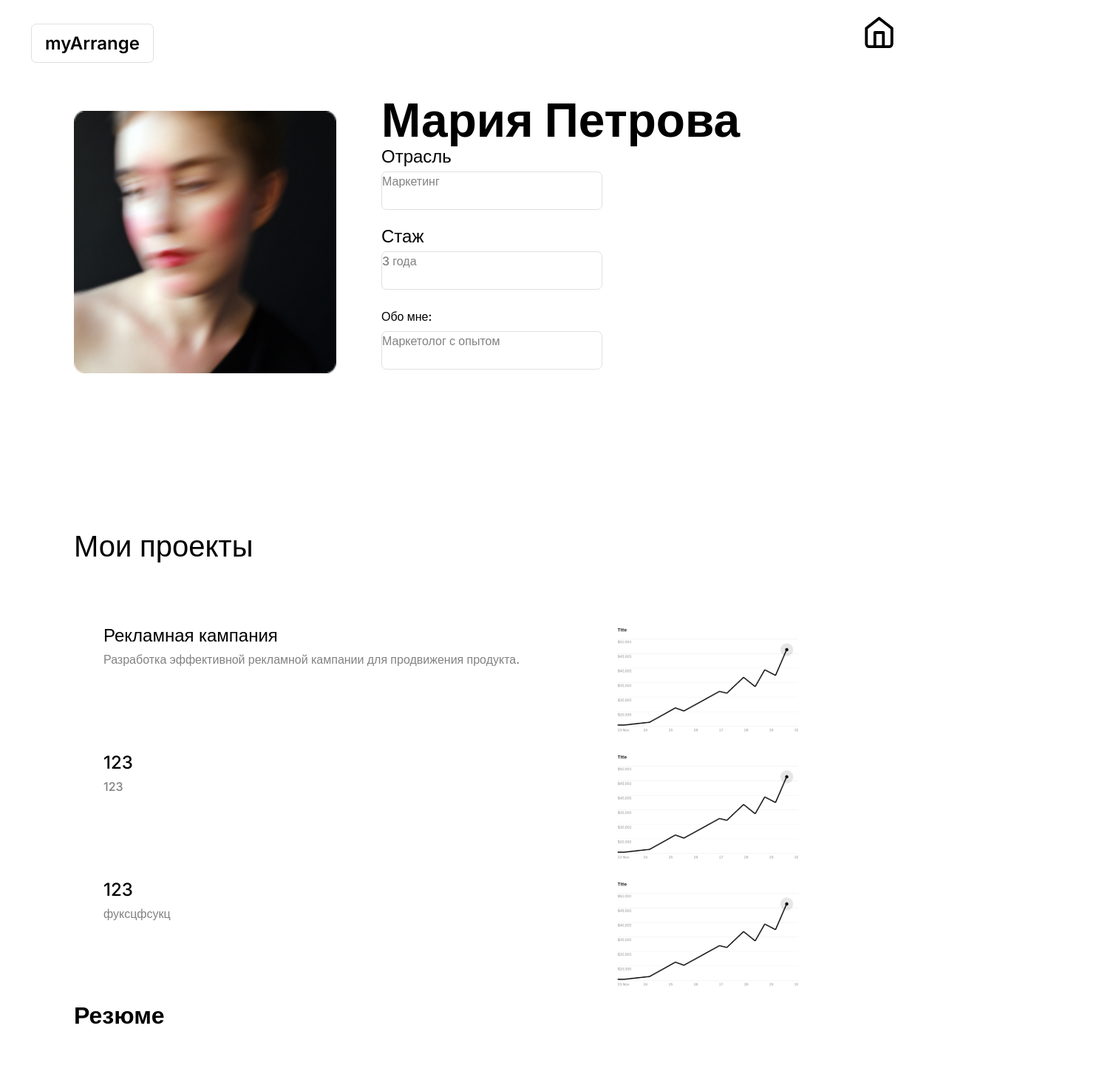
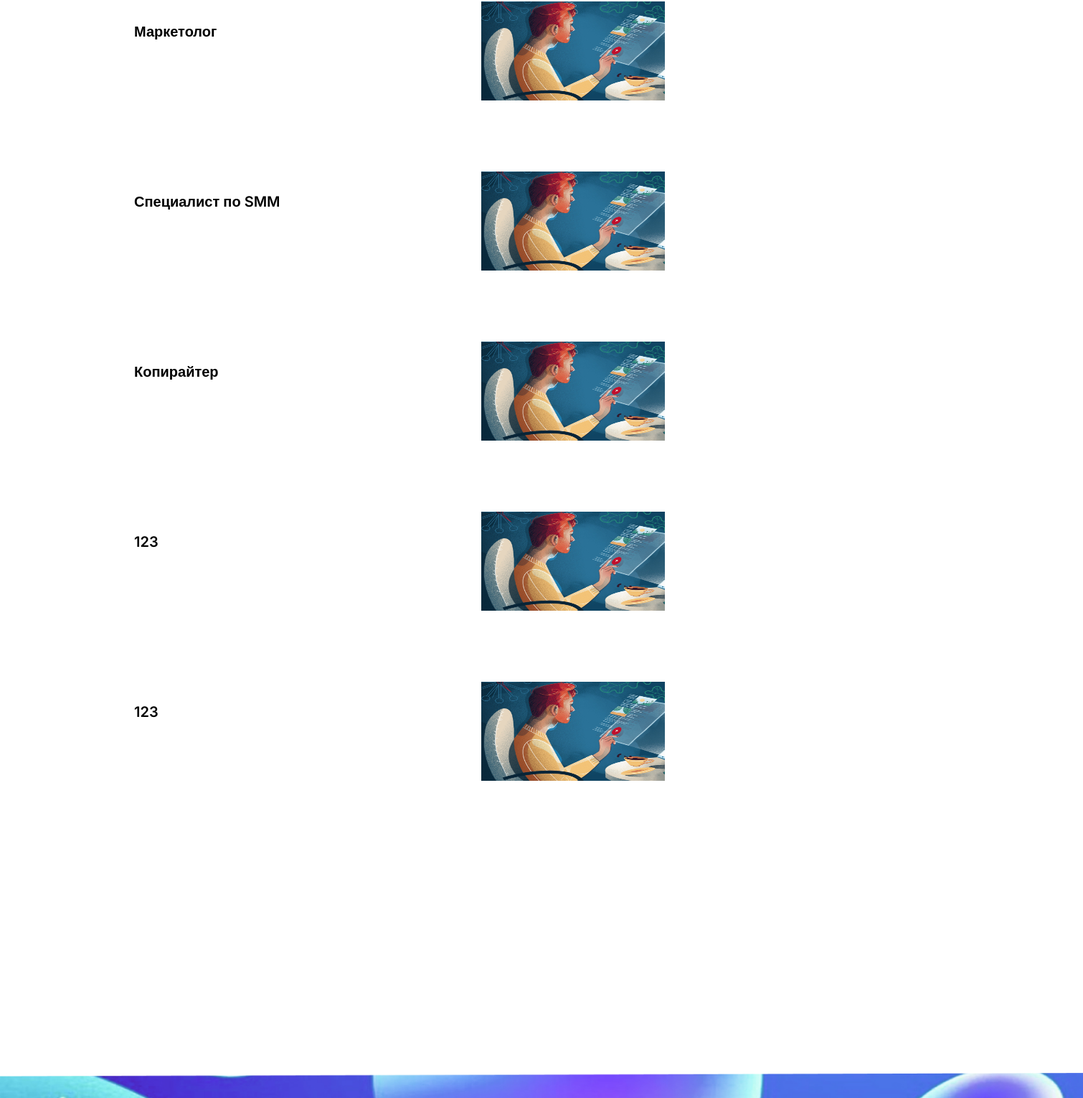
/profile/m.petrova@example.com, run on the app's committed database (2 pictures, top to bottom).
### data/users.py (models this page shows, shortened)
class User(SqlAlchemyBase, UserMixin, SerializerMixin):
    __tablename__ = 'users'
    projects = orm.relationship("Project", back_populates='user')
    id = sqlalchemy.Column(sqlalchemy.Integer,
                           primary_key=True, autoincrement=True)
    name = sqlalchemy.Column(sqlalchemy.String, nullable=True)
    surname = sqlalchemy.Column(sqlalchemy.String)
    nickname = sqlalchemy.Column(sqlalchemy.String, nullable=False)
    email = sqlalchemy.Column(sqlalchemy.String,
                              index=True, unique=True, nullable=True)
    hashed_password = sqlalchemy.Column(sqlalchemy.String, nullable=True)
    created_date = sqlalchemy.Column(sqlalchemy.DateTime,
                                     default=datetime.datetime.now)
    sphere = sqlalchemy.Column(sqlalchemy.String, default="Сфера не указана")
    role = sqlalchemy.Column(sqlalchemy.String, nullable=False)
    experience = sqlalchemy.Column(sqlalchemy.String, default="Стаж не указан")
    about = sqlalchemy.Column(sqlalchemy.String, default="Ничего о себе не рассказал")
    unique_id = sqlalchemy.Column(sqlalchemy.String)
    avatar_path = sqlalchemy.Column(sqlalchemy.String, nullable=True)

### data/projects.py (models this page shows)
class Project(SqlAlchemyBase, SerializerMixin):
    __tablename__ = "projects"
    id = sqlalchemy.Column(sqlalchemy.Integer,
                           primary_key=True, autoincrement=True)
    name = sqlalchemy.Column(sqlalchemy.String, nullable=False)
    sphere = sqlalchemy.Column(sqlalchemy.String)
    about = sqlalchemy.Column(sqlalchemy.String)
    files = sqlalchemy.Column(sqlalchemy.String, nullable=True)
    cover = sqlalchemy.Column(sqlalchemy.String, nullable=True)
    user_id = sqlalchemy.Column(sqlalchemy.Integer, sqlalchemy.ForeignKey("users.unique_id"), nullable=False)
    user = orm.relationship('User')

### data/vacancies.py (models this page shows)
class Resume(SqlAlchemyBase, SerializerMixin):
    __tablename__ = 'resumes'
    id = sqlalchemy.Column(sqlalchemy.Integer,
                           primary_key=True, autoincrement=True)
    name = sqlalchemy.Column(sqlalchemy.String, nullable=True, default="Название резюме")
    created_date = sqlalchemy.Column(sqlalchemy.DateTime,
                                     default=datetime.datetime.now)
    sphere = sqlalchemy.Column(sqlalchemy.String, default="Сфера резюме")
    experience = sqlalchemy.Column(sqlalchemy.String, default="Стаж резюме")
    about = sqlalchemy.Column(sqlalchemy.String, default="Описание резюме")
    requirements = sqlalchemy.Column(sqlalchemy.String, default="Требования к резюме")
    account_id = sqlalchemy.Column(sqlalchemy.String, nullable=False)

### main.py (the view, shortened to what this page needs)
@app.route('/profile/<string:unique_user_id>', methods=["GET", "POST"])
def profile(unique_user_id: str):
    session = db_session.create_session()
    user = session.query(User).filter(User.unique_id == unique_user_id).first()
    project_list = session.query(Project).filter(Project.user_id == unique_user_id)
    if user.role == "person":
        resum = session.query(Resume).filter(Resume.account_id == user.unique_id).all()
        if current_user.is_authenticated and current_user == user:
            upload_form = ProfileForm()
            return render_template("personprofile.html", project_list=project_list, user=user, form=upload_form, resumies=resum)
        return render_template("personprofile.html", project_list=project_list, user=user, resumies=resum)

### data/db_session.py (called while the page is built)
def create_session() -> Session:
    global __factory
    return __factory()

### templates/personprofile.html (shortened to what this page needs)
<!DOCTYPE html>
<html lang="ru">
	<head>
        <link href="{{ url_for('static', filename='css/style.css') }}" rel="stylesheet">
	</head>
	<body>
        <header class="personprofile-header">
			<a class="logo" href="{{ url_for('main_page_portfolio') }}">myArrange</a>
            <a class="home" href="organisationprofile.html">
                <img src="{{ url_for('static', filename='static_images/home.svg') }}" width="57" height="46" alt="Домой">
            </a>
        </header>
        <main class="personprofile-main">
            <form class="container" action="{{ url_for('update_profile') }}" method="POST" enctype="multipart/form-data">
                <div class="account">
                    <div class="personal">
                        <div class="avatar">
                            {% if user.avatar_path %}
                                <img src="{{ url_for('static', filename=user.avatar_path) }}" width="355" height="355" alt="Фото профиля">
                            {% else %}
                                <img src="{{ url_for('static', filename='static_images/unauthorised.jpg') }}" width="355" height="355" alt="Фото профиля">
                            {% endif %}
                        </div>
                        <div class="information">
                            <h1>{{ user.name }} {{ user.surname }}</h1>
                            {% if current_user.is_authenticated and current_user == user %}
                                <h3>Отрасль</h3>
                                {{ form.sphere(class="industry org-info", placeholder=user.sphere) }}
                                <h3>Стаж</h3>
                                {{ form.experience(class="experience org-info", placeholder=user.experience) }}
                                <h4>Обо мне:</h4>
                                {{ form.about(class="about-me org-info", value=user.about) }}
                            {% else %}
                                <h3>Отрасль</h3>
                                <p class="industry">{{ user.sphere }}</p>
                                <h3>Стаж</h3>
                                <p class="experience">{{ user.experience }}</p>
                                <h4>Обо мне:</h4>
                                <p class="about-me">{{ user.about }}</p>
                            {% endif %}
                        </div>
                    </div>
                    <section class="projects">
                        <div class="title">
                            <h2>Мои проекты</h2>
                        </div>
                        <ul>
                            {% for project in project_list %}
                                <li class="project">
                                    <a href="{{ url_for('project', unique_user_id=user.unique_id, project_id=project.id) }}">
                                        <h3>{{ project.name }}</h3>
                                        <p>{{ project.about }}</p>
                                    </a>
                                    <img src="{{ url_for('static', filename='static_images/grafic.svg') }}" width="245" height="148" alt="График">
                                </li>
                            {% endfor %}
                        </ul>
                    </section>
                </div>
                <div class="vacancies-main">
                    <div class="title">
                        <h1>Резюме</h1>
                    </div>
                    <ul class="vacancies-list">
                        {% for resume in resumies %}
                            <li class="vacancies-list-item">
                                <a class="vacancy" href="{{ url_for('resume', id=resume.id) }}">
                                    <div class="text">
                                        <h2>{{ resume.name }}</h2>
                                    </div>
                                    <div class="img">
                                        <img class="hidden-img" src="{{ url_for('static', filename='static_images/vacancy-preview.jpg') }}" width="456" height="378" alt="Превью вакансии">
                                    </div>
                                </a>
                            </li>
                        {% endfor %}
                    </ul>
                </div>
            </form>
        </main>
        <footer class="personprofile-footer"></footer>
    </body>
</html>

### static/css/style.css (style rules this page uses)
body { font-family: Inter, sans-serif; font-weight: 600; font-size: 16px; line-height: 150%; margin: 0; padding: 0; }
ul { list-style: none; }
body a { text-decoration: none; color:#000000; }
.logo { font-weight: 600; font-size: 24px; line-height: 16px; border: 1px solid #E0E0E0; border-radius: 7px; margin: 0; margin-right: 949px; padding: 11px 18px; }
h1 { font-size: 64px; font-weight: 400; }
h2 { font-weight: 600; font-size: 36px; line-height: 16px; }
.personprofile-footer { background-image: url("../static_images/profile-bottom.jpg"); background-repeat: no-repeat; background-position: bottom; background-size: 100% 35.5px; }
.container { width: 1440px; margin: 0 auto; }
h4 { font-weight: 600; }
h3 { font-size: 20px; }
.personprofile-main h1 { font-size: 64px; font-weight: bold; line-height: auto; }
.personprofile-main h3 { font-size: 24px; font-weight: 500; }
.personprofile-main p { font-weight: 500; color: #828282; }
h4 { font-weight: 500; }
.personprofile-main h2 { font-weight: 500; font-size: 40px; line-height: 150%; }
footer { margin: 0; padding: 48px 80px; display: flex; }
.hidden-img { width: 256px; height: 138px; }
header { padding-top: 21px; padding-right: 23px; padding-bottom: 24px; padding-left: 37px; margin: 0; margin-bottom: 30px; }
.personprofile-header { width: 1440px; margin: 0 auto; }
.personprofile-main { padding: 0; margin: 0; margin-left: 100px; margin-bottom: 247px; display: flex; }
.personprofile-main .personal { margin: 0; padding: 0; display: flex; padding-top: 53px; margin-bottom: 173px; margin-right: 100px; }
.personprofile-main .avatar { margin: 0; padding: 0; margin-right: 61px; }
.personprofile-main .avatar img { display: block; margin: 0; padding: 0; margin-bottom: 31px; }
.personprofile-main h1 { padding: 0; margin: 0; margin-bottom: 26px; }
.personprofile-main h3 { padding: 0; margin: 0; margin-bottom: 8px; }
.personprofile-main .personal p { border: 1px solid #E0E0E0; border-radius: 7px; }
.personprofile-main p { width: 297px; height: 50px; margin: 0; margin-bottom: 24px; }
.personprofile-main h4 { padding: 0; margin: 0; margin-bottom: 8px; }
.personprofile-main .title { display: flex; }
.personprofile-main h2 { margin: 0; margin-right: 100px; margin-bottom: 63px; padding: 0; display: block; }
.personprofile-main .project { margin: 0; padding: 0; margin-bottom: 24px; display: flex; width: 877px; justify-content: space-between; }
.personprofile-main .project:nth-last-child(1) { margin: 0; }
.personprofile-main .project a { margin: 0; padding: 0; margin-right: 74px; }
.personprofile-main .project p { margin: 0; padding: 0; width: 621px; }
.personprofile-footer { padding-bottom: 63.5; }
.vacancies-main { margin: 0; }
.vacancies-main .title { display: flex; margin-bottom: 83px; }
.vacancies-main h1 { font-weight: 600; line-height: 110%; font-size: 32px; margin: 0; margin-right: 10px; }
.vacancies-main h2 { font-weight: 600; font-size: 20px; line-height: 110%; margin-top: 31px; margin-bottom: 30px; }
.vacancies-main .vacancies-list { font-weight: 600; font-size: 16px; padding-left: 54px; }
.vacancies-main .vacancy { width: 740px; padding-left: 33px; display: flex; margin-bottom: 49px; justify-content: space-between; }
.vacancies-list-item img { display: block; margin-bottom: 25px; }
.vacancy .img { display: block; margin-bottom: 25px; margin-left: auto; }
.vacancies-list-item .vacancy { justify-content: space-between; }

### data on the page
User: avatar_path (picture), name "Мария", surname "Петрова", sphere "Маркетинг", experience "3 года", about "Маркетолог с опытом"
Project: name "Рекламная кампания", about "Разработка эффективной рекламной кампании для продвижения продукта."
Project: name "123", about "123"
Project: name "123", about "фуксцфсукц"
Resume: name "Маркетолог"
Resume: name "Специалист по SMM"
Resume: name "Копирайтер"
Resume: name "123"
Resume: name "123"
